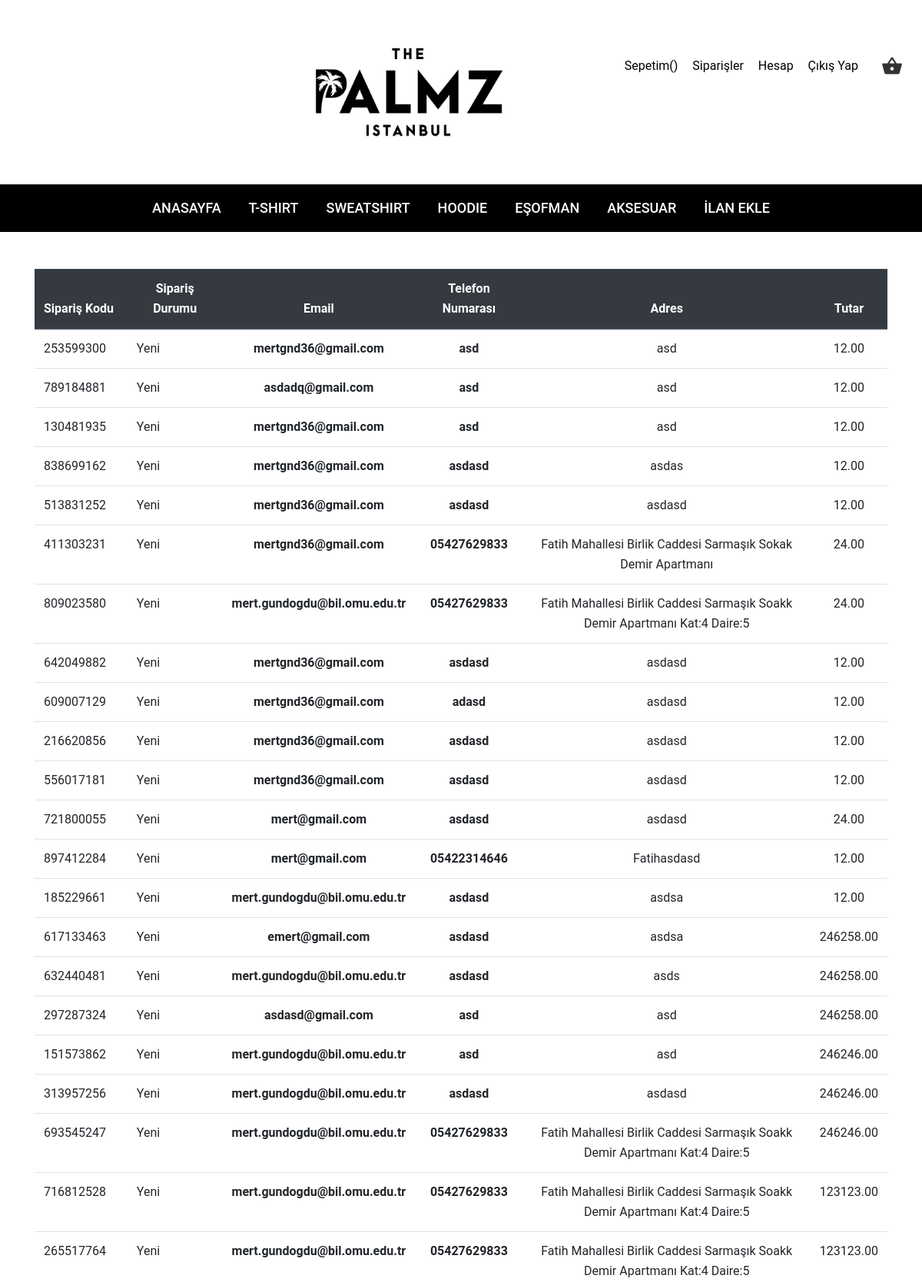
The app's page /order/siparislerim/ (signed in, upper part) with its own data.
### order/models.py (models this page shows, shortened)
class Order(models.Model):
	STATUS = (
		('Yeni' , 'Yeni'),
		('Kabul Edildi', 'Kabul Edildi'),
		('Hazırlanıyor', 'Hazırlanıyor'),
		('Sipariş Kargoya Verildi', 'Sipariş Kargoya Verildi'),
		('Sipariş Tamamlandı', 'Sipariş Tamamlandı'),
		('İptal Edildi', 'İptal Edildi'),
	)
	user = models.ForeignKey(User, on_delete=models.SET_NULL, null=True)
	code = models.CharField(max_length=9, editable=False, verbose_name='Sipariş Kodu')
	email = models.EmailField(null=False, blank=False, verbose_name='Email')
	first_name = models.CharField(max_length=15, verbose_name='Ad', null=True, blank=False)
	last_name = models.CharField(max_length=20,verbose_name='Soyad', null=True, blank=False)
	phone = models.CharField(blank=False , max_length=11, verbose_name='Telefon Numarası')
	address = models.CharField(blank=False, max_length=150, verbose_name='Adres')
	city = models.CharField(blank=False, max_length=28, verbose_name='Şehir')
	total = models.DecimalField(max_digits=12, decimal_places=2, verbose_name='Toplam Tutar')
	status = models.CharField(max_length=12,choices=STATUS,default='Yeni', verbose_name='Sipariş Durumu')
	sozlesme = models.BooleanField("Mesafeli Satış Sözleşmesi & Şartlar Ve Koşulları Okudum ve Onaylıyorum",default=True)
	ip = models.CharField(blank=True, max_length=28)
	adminnote = models.CharField(blank=True,max_length=100, verbose_name='Yönetici Notu')
	create_at = models.DateTimeField(auto_now_add=True)
	update_at = models.DateTimeField(auto_now=True)
	odeme = models.BooleanField(default=0)

### order/views.py (the view)
@login_required
def order_list_user(request):
    current_user = request.user
    schopcart = ShopCart.objects.filter(user__id=current_user.id).order_by('-id')
    order_list = Order.objects.filter(user_id=current_user.id).order_by('-id')
    total = 0
    for rs in schopcart:
        total += rs.item.fiyat * rs.quantity
    context = {
        'order_list': order_list,
        'schopcart': schopcart,
        'total': total
    }
    return render(request, 'order/my_orders.html',context)

### order/models.py (called while the page is built)
	@property
	def amount(self):
		return (self.quantity * self.item.fiyat)

	@property
	def fiyat(self):
		return (self.item.fiyat)

### tshirt/models.py (called while the page is built)
	def __str__(self):
		return self.title

### templates/order/my_orders.html (shortened to what this page needs)
{% extends 'base.html' %}
{% load static %}
{% load crispy_forms_tags %}
{% block body %}
<div class="section">
	<div class="container">
		<div class="row">
			<div class="col-12 col-md-12">
				<div class="order-summery clearfix">
					<table class="shopping-cart-table table table-hover mt-5">
						<thead class="thead-dark">
							<tr>
								<th>Sipariş Kodu</th>
								<th class="text-center"> Sipariş Durumu </th>
								<th class="text-center"> Email  </th>
								<th class="text-center"> Telefon Numarası </th>
								<th class="text-center"> Adres </th>
								<th class="text-center"> Tutar </th>
							</tr>
						</thead>
						<tbody>
							{% if order_list.exists %}
							{% for item in order_list %}
								<tr>
									<td class="details">
										{{item.code}}
									</td>
									<td class="thumb">{{ item.status }}</td>
									<td class="qty text-center"><strong>{{item.email}}</strong></td>
									<td class="total text-center"><strong>{{item.phone}}</strong></td>
									<td class="text-center">{{item.address}}</td>
									<td class="text-center">{{item.total}}</td>
								</tr>
							{% endfor %}
							{% endif %}
						</tbody>
					</table>
                    </div>
				</div>
			</div>
		</div>
	</div>
{% endblock %}

### templates/header.html (shortened to what this page needs)
{% load static %}
<header id="home" style="font: {% static 'ArcaMajora3-Bold 700.otf' %}" class="page-header text-center" data-type="anchor">
    <div class="rd-navbar-wrap">
        <nav data-layout="rd-navbar-fixed" data-sm-layout="rd-navbar-static" data-md-device-layout="rd-navbar-fixed" data-lg-layout="rd-navbar-static" data-lg-device-layout="rd-navbar-static" data-sm-stick-up-offset="50px" data-lg-stick-up-offset="150px" class="rd-navbar">
            <div class="rd-navbar-inner">
                <div class="rd-navbar-panel">
                    <div class="rd-navbar-cart-wrap">
                        <div class="rd-navbar-cart-floating">
                            <button class="rd-navbar-cart-toggle"
                                    data-rd-navbar-toggle=".rd-navbar-cart, .rd-navbar-cart-floating">
                                <span></span>
                            </button>
                        </div>
                    </div>
                    <ul class="rd-navbar-collapse text-center" style="align-items: center;">
                        <li>
                            <a href="/shopcart/">Sepetim({{request.session.cart_items}})</a>
                        </li>
                        {% if request.user.is_authenticated %}
                            {% for g in user.groups.all %}
                            {% if g.name == 'yönetim' %}
                            <li>
                                <a href="{% url 'siparisler' %}">Siparişler</a>
                            </li>
                            <li>
                                <a href="#hesap">Hesap</a>
                            </li>
                            {% endif %}
                            {% endfor %}
                            <li>
                                <a href="{% url 'accounts:logout' %}" onclick="return confirm('Çıkış Yapılacaktır. Emin Misiniz?')">Çıkış Yap</a>
                            </li>
                        {% endif %}
                    </ul>
                    <div class="rd-navbar-brand" style="margin-left: 32%;width: 120px; height: 140px;">
                        <a href="{% url 'home' %}"><img src="{% static 'images/anasayfalogo.png' %}" alt="" class="brand"></a>
                    </div>
                </div>
            </div>
            <div class="rd-navbar-outer" style="background: #000 !important;">
                <div class="rd-navbar-inner" >
                    <div class="rd-navbar-subpanel" style="margin: auto !important;">
                        <div class="rd-navbar-nav-wrap">
                            <ul class="rd-navbar-nav" style="color: #fff;">
                                <li class="active">
                                    <a href="{% url 'home' %}">Anasayfa</a>
                                </li>
                                <li>
                                    <a href="{% url 'item:tshirt' %}">T-Shirt</a>
                                </li>
                                <li>
                                    <a href="{% url 'item:sweatshirt' %}">Sweatshirt</a>
                                </li>
                                <li>
                                    <a href="{% url 'item:kapisonlu' %}">Hoodie</a>
                                </li>
                                <li>
                                    <a href="{% url 'item:esofman' %}">Eşofman</a>
                                </li>
                                <li>
                                    <a href="{% url 'item:aksesuar' %}">Aksesuar</a>
                                </li>
                                {% for g in user.groups.all %}
                                {% if g.name == 'yönetim' %}
                                <li>
                                    <a href="{% url 'item:create' %}">İlan Ekle</a>
                                </li>
                                {% endif %}
                                {% endfor %}
                            </ul>
                        </div>
                    </div>
                </div>
            </div>
        </nav>
    </div>
</header>

### static/css/style.css (style rules this page uses)
body, ul, li, canvas, button { margin: 0; padding: 0; border: 0; font: inherit; vertical-align: top; }
button, input, textarea, select { display: inline-block; -webkit-appearance: none; outline: none; color: inherit; overflow: visible; background-color: transparent; box-shadow: none; border-radius: 0; }
*, *:before, *:after { box-sizing: border-box; }
a, a[href^="tel:"], a[href^="callto:"] { font: inherit; color: inherit; text-decoration: none; }
body { font-family: "Roboto", sans-serif; font-weight: 400; font-size: 16px; line-height: 1.7; -webkit-text-size-adjust: none; color: #777777; background: #fff; }
@media (min-width: 992px) { body { font-size: 16px; line-height: 26px; } }
.brand { max-height: 70px; }

### records on screen
Order: code "253599300", status "Yeni", email "mertgnd36@gmail.com", phone "asd", address "asd", total "12.00"
Order: code "789184881", status "Yeni", email "asdadq@gmail.com", phone "asd", address "asd", total "12.00"
Order: code "130481935", status "Yeni", email "mertgnd36@gmail.com", phone "asd", address "asd", total "12.00"
Order: code "838699162", status "Yeni", email "mertgnd36@gmail.com", phone "asdasd", address "asdas", total "12.00"
Order: code "513831252", status "Yeni", email "mertgnd36@gmail.com", phone "asdasd", address "asdasd", total "12.00"
Order: code "411303231", status "Yeni", email "mertgnd36@gmail.com", phone "05427629833", address "Fatih Mahallesi Birlik Caddesi Sarmaşık Sokak Demir Apartmanı", total "24.00"
Order: code "809023580", status "Yeni", email "mert.gundogdu@bil.omu.edu.tr", phone "05427629833", address "Fatih Mahallesi Birlik Caddesi Sarmaşık Soakk Demir Apartmanı Kat:4 Daire:5", total "24.00"
Order: code "642049882", status "Yeni", email "mertgnd36@gmail.com", phone "asdasd", address "asdasd", total "12.00"
Order: code "609007129", status "Yeni", email "mertgnd36@gmail.com", phone "adasd", address "asdasd", total "12.00"
Order: code "216620856", status "Yeni", email "mertgnd36@gmail.com", phone "asdasd", address "asdasd", total "12.00"
Order: code "556017181", status "Yeni", email "mertgnd36@gmail.com", phone "asdasd", address "asdasd", total "12.00"
Order: code "721800055", status "Yeni", email "mert@gmail.com", phone "asdasd", address "asdasd", total "24.00"
Order: code "897412284", status "Yeni", email "mert@gmail.com", phone "05422314646", address "Fatihasdasd", total "12.00"
Order: code "185229661", status "Yeni", email "mert.gundogdu@bil.omu.edu.tr", phone "asdasd", address "asdsa", total "12.00"
Order: code "617133463", status "Yeni", email "emert@gmail.com", phone "asdasd", address "asdsa", total "246258.00"
Order: code "632440481", status "Yeni", email "mert.gundogdu@bil.omu.edu.tr", phone "asdasd", address "asds", total "246258.00"
Order: code "297287324", status "Yeni", email "asdasd@gmail.com", phone "asd", address "asd", total "246258.00"
Order: code "151573862", status "Yeni", email "mert.gundogdu@bil.omu.edu.tr", phone "asd", address "asd", total "246246.00"
Order: code "313957256", status "Yeni", email "mert.gundogdu@bil.omu.edu.tr", phone "asdasd", address "asdasd", total "246246.00"
Order: code "693545247", status "Yeni", email "mert.gundogdu@bil.omu.edu.tr", phone "05427629833", address "Fatih Mahallesi Birlik Caddesi Sarmaşık Soakk Demir Apartmanı Kat:4 Daire:5", total "246246.00"
Order: code "716812528", status "Yeni", email "mert.gundogdu@bil.omu.edu.tr", phone "05427629833", address "Fatih Mahallesi Birlik Caddesi Sarmaşık Soakk Demir Apartmanı Kat:4 Daire:5", total "123123.00"
Order: code "265517764", status "Yeni", email "mert.gundogdu@bil.omu.edu.tr", phone "05427629833", address "Fatih Mahallesi Birlik Caddesi Sarmaşık Soakk Demir Apartmanı Kat:4 Daire:5", total "123123.00"
